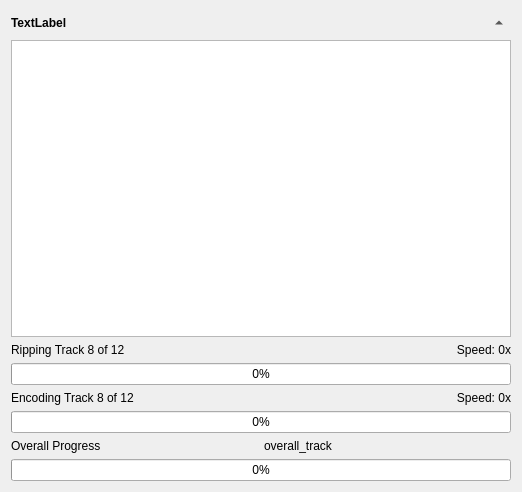
<?xml version="1.0" encoding="UTF-8"?>
<ui version="4.0">
 <class>ExtractingProgressWidgetUI</class>
 <widget class="QWidget" name="ExtractingProgressWidgetUI">
  <property name="geometry">
   <rect>
    <x>0</x>
    <y>0</y>
    <width>518</width>
    <height>492</height>
   </rect>
  </property>
  <layout class="QGridLayout" name="gridLayout_2">
   <item row="0" column="1">
    <widget class="QToolButton" name="details_button">
     <property name="toolTip">
      <string>Show/hide details</string>
     </property>
     <property name="text">
      <string>...</string>
     </property>
     <property name="toolButtonStyle">
      <enum>Qt::ToolButtonIconOnly</enum>
     </property>
     <property name="autoRaise">
      <bool>true</bool>
     </property>
     <property name="arrowType">
      <enum>Qt::UpArrow</enum>
     </property>
    </widget>
   </item>
   <item row="1" column="0" colspan="2">
    <widget class="QWidget" name="details" native="true">
     <layout class="QGridLayout" name="gridLayout">
      <property name="leftMargin">
       <number>0</number>
      </property>
      <property name="topMargin">
       <number>0</number>
      </property>
      <property name="rightMargin">
       <number>0</number>
      </property>
      <property name="bottomMargin">
       <number>0</number>
      </property>
      <item row="0" column="0">
       <widget class="QListWidget" name="klistwidget">
        <property name="minimumSize">
         <size>
          <width>500</width>
          <height>0</height>
         </size>
        </property>
       </widget>
      </item>
      <item row="1" column="0">
       <layout class="QHBoxLayout" name="horizontalLayout">
        <item>
         <widget class="QLabel" name="label_extracting">
          <property name="sizePolicy">
           <sizepolicy hsizetype="Preferred" vsizetype="Preferred">
            <horstretch>0</horstretch>
            <verstretch>0</verstretch>
           </sizepolicy>
          </property>
          <property name="text">
           <string>Ripping Track 8 of 12</string>
          </property>
         </widget>
        </item>
        <item>
         <widget class="QLabel" name="label_speed_extracting">
          <property name="sizePolicy">
           <sizepolicy hsizetype="MinimumExpanding" vsizetype="Preferred">
            <horstretch>0</horstretch>
            <verstretch>0</verstretch>
           </sizepolicy>
          </property>
          <property name="text">
           <string>Speed: 0x</string>
          </property>
          <property name="alignment">
           <set>Qt::AlignRight|Qt::AlignTrailing|Qt::AlignVCenter</set>
          </property>
         </widget>
        </item>
       </layout>
      </item>
      <item row="3" column="0">
       <widget class="QProgressBar" name="progressBar_extracting">
        <property name="enabled">
         <bool>true</bool>
        </property>
        <property name="value">
         <number>0</number>
        </property>
        <property name="orientation">
         <enum>Qt::Horizontal</enum>
        </property>
       </widget>
      </item>
      <item row="5" column="0">
       <layout class="QHBoxLayout" name="horizontalLayout_2">
        <item>
         <widget class="QLabel" name="label_encoding">
          <property name="sizePolicy">
           <sizepolicy hsizetype="Preferred" vsizetype="Preferred">
            <horstretch>0</horstretch>
            <verstretch>0</verstretch>
           </sizepolicy>
          </property>
          <property name="text">
           <string>Encoding Track 8 of 12</string>
          </property>
         </widget>
        </item>
        <item>
         <widget class="QLabel" name="label_speed_encoding">
          <property name="sizePolicy">
           <sizepolicy hsizetype="MinimumExpanding" vsizetype="Preferred">
            <horstretch>0</horstretch>
            <verstretch>0</verstretch>
           </sizepolicy>
          </property>
          <property name="text">
           <string>Speed: 0x</string>
          </property>
          <property name="alignment">
           <set>Qt::AlignRight|Qt::AlignTrailing|Qt::AlignVCenter</set>
          </property>
         </widget>
        </item>
       </layout>
      </item>
      <item row="7" column="0">
       <widget class="QProgressBar" name="progressBar_encoding">
        <property name="value">
         <number>0</number>
        </property>
        <property name="orientation">
         <enum>Qt::Horizontal</enum>
        </property>
       </widget>
      </item>
     </layout>
    </widget>
   </item>
   <item row="2" column="0" colspan="2">
    <layout class="QHBoxLayout" name="horizontalLayout_3">
     <item>
      <widget class="QLabel" name="label_overall">
       <property name="sizePolicy">
        <sizepolicy hsizetype="Preferred" vsizetype="Preferred">
         <horstretch>0</horstretch>
         <verstretch>0</verstretch>
        </sizepolicy>
       </property>
       <property name="text">
        <string>Overall Progress</string>
       </property>
      </widget>
     </item>
     <item>
      <widget class="QLabel" name="label_overall_track">
       <property name="sizePolicy">
        <sizepolicy hsizetype="Ignored" vsizetype="Preferred">
         <horstretch>0</horstretch>
         <verstretch>0</verstretch>
        </sizepolicy>
       </property>
       <property name="font">
        <font>
         <italic>false</italic>
        </font>
       </property>
       <property name="text">
        <string notr="true">overall_track</string>
       </property>
      </widget>
     </item>
    </layout>
   </item>
   <item row="3" column="0" colspan="2">
    <widget class="QProgressBar" name="progressBar_overall">
     <property name="value">
      <number>0</number>
     </property>
     <property name="orientation">
      <enum>Qt::Horizontal</enum>
     </property>
    </widget>
   </item>
   <item row="0" column="0">
    <widget class="QLabel" name="label_header">
     <property name="sizePolicy">
      <sizepolicy hsizetype="Ignored" vsizetype="Preferred">
       <horstretch>0</horstretch>
       <verstretch>0</verstretch>
      </sizepolicy>
     </property>
     <property name="font">
      <font>
       <weight>75</weight>
       <bold>true</bold>
      </font>
     </property>
     <property name="text">
      <string notr="true">TextLabel</string>
     </property>
     <property name="textFormat">
      <enum>Qt::AutoText</enum>
     </property>
     <property name="wordWrap">
      <bool>false</bool>
     </property>
    </widget>
   </item>
  </layout>
 </widget>
 <resources/>
 <connections/>
</ui>
